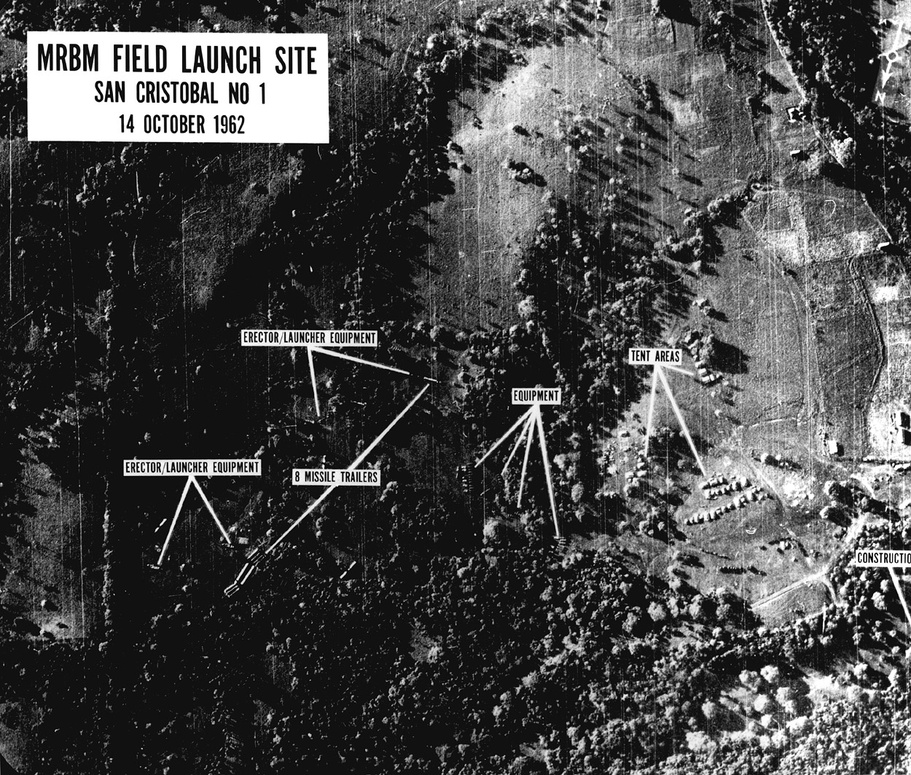
%> input picture stanford_cs131/HW1/PS1_out/u2cuba.jpg, 911 x 775 px, shrunk from 1250 x 1063 before the run; the run also reads 1 picture not shown here
$ octave crossCorrelation.m   (GNU Octave 9; MATLAB toolbox functions it lacks are replaced by stand-ins)
%> lines starting %> are read from the running program, lines starting %| are printed output that depends on the picture
clc;
clear all;
close all;

pkg load image;

% Read in the main image and the template image.
photo = imread('u2cuba.jpg');
%> photo is the input picture: size 775x911x3 uint8; min 0, max 255, mean 71.5
template = imread('trailer.png');

% Display the image and the template at the same magnification, to make
% clear that the template is an extremely close match for the relevant
% section of the image.
figure('Name','Original photo');
imshow(photo, [], '	', 50);

figure('Name','template');
imshow(template, [] , ' ', 50);

%%%%%%%%%%%%%%%%%%%%%%%%%%%%%%%%%%%%%%%%%%%%%%%%%%%%%%%%%%%%%%%%%%%%%%%%%%%%%%%%
%                                                                              %
%                           YOUR CODE HERE: Part (a)                           %
%     Use normxcorr2 to cross-correlate the template image with the photo.     %
%                      (Your code should be very simple.)                      %
%                                                                              %
%%%%%%%%%%%%%%%%%%%%%%%%%%%%%%%%%%%%%%%%%%%%%%%%%%%%%%%%%%%%%%%%%%%%%%%%%%%%%%%%
correlationImg = normxcorr2(template, photo);

%%%%%%%%%%%%%%%%%%%%%%%%%%%%%%%%%%%%%%%%%%%%%%%%%%%%%%%%%%%%%%%%%%%%%%%%%%%%%%%%
%                                                                              %
%                               END OF YOUR CODE                               %
%                                                                              %
%%%%%%%%%%%%%%%%%%%%%%%%%%%%%%%%%%%%%%%%%%%%%%%%%%%%%%%%%%%%%%%%%%%%%%%%%%%%%%%%

% Displays correlationImg and draw a rectangle around the highest peak.
figure('Name','Correlation, near-perfect template');
hold on % Allows drawing on top of the displayed image
imshow(correlationImg, [], ' ', 50);
%> (this line was passed over: imshow is not available in this run)

% Find the maximum of correlationImg.
% The max function requires a vector, so we unroll the array with (:).
% The max function returns both the value of the maximum value and its
% linear index within the array. We don't care about the value of the
% maximum, so we discard the first output value with using the ~ notation.
[~, maxValLinearIndex] = max(correlationImg(:));
%> maxValLinearIndex = 1650397

% We use the ind2sub function to convert a linear back into matrix
% coordinates.
[y, x] = ind2sub(size(correlationImg), maxValLinearIndex);
%> y = 598; x = 2092

% Display a rectangle around the peak we just found.
rectangle('Position', [x-15, y-15, 30, 30], 'EdgeColor', 'r')
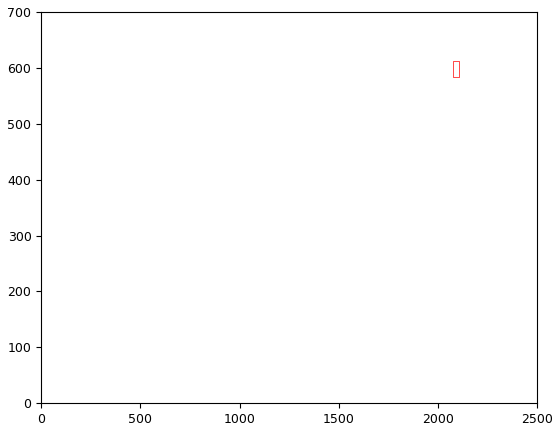
%> figure redrawn from the program's plot data
hold off;

% Load a template which is sized slightly larger than the object appears in
% the image.
largerTemplate = imread('trailerSlightlyBigger.png');
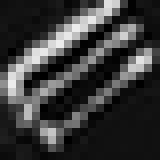
%> input picture stanford_cs131/HW1/PS1_out/trailerSlightlyBigger.png, 20 x 20 px, shrunk from 28 x 27 before the run (shown 8 times larger)
%> largerTemplate is the input picture: size 20x20x3 uint8; min 0, max 237, mean 57.3

%%%%%%%%%%%%%%%%%%%%%%%%%%%%%%%%%%%%%%%%%%%%%%%%%%%%%%%%%%%%%%%%%%%%%%%%%%%%%%%%
%                                                                              %
%                           YOUR CODE HERE: Part (b)                           %
%             Repeat the process from (a) with the larger template.            %
%                                                                              %
%%%%%%%%%%%%%%%%%%%%%%%%%%%%%%%%%%%%%%%%%%%%%%%%%%%%%%%%%%%%%%%%%%%%%%%%%%%%%%%%
mismatchedCorrelationImg = normxcorr2(largerTemplate, photo);

%%%%%%%%%%%%%%%%%%%%%%%%%%%%%%%%%%%%%%%%%%%%%%%%%%%%%%%%%%%%%%%%%%%%%%%%%%%%%%%%
%                                                                              %
%                               END OF YOUR CODE                               %
%                                                                              %
%%%%%%%%%%%%%%%%%%%%%%%%%%%%%%%%%%%%%%%%%%%%%%%%%%%%%%%%%%%%%%%%%%%%%%%%%%%%%%%%

% Display mismatchedCorrelationImg.
figure('Name', 'Correlation, larger-sized template');
hold on;
imshow(mismatchedCorrelationImg, [], ' ', 50);
%> (this line was passed over: imshow is not available in this run)

% Repeat the same process as above: find the maximum of correlationImg and
% draw a box around it.
[~, maxValLinearIndex] = max(mismatchedCorrelationImg(:));
%> maxValLinearIndex = 1727481
[y, x] = ind2sub(size(mismatchedCorrelationImg), maxValLinearIndex);
%> y = 531; x = 2176
rectangle('Position', [x-15, y-15, 30, 30], 'EdgeColor', 'r')
hold off;
